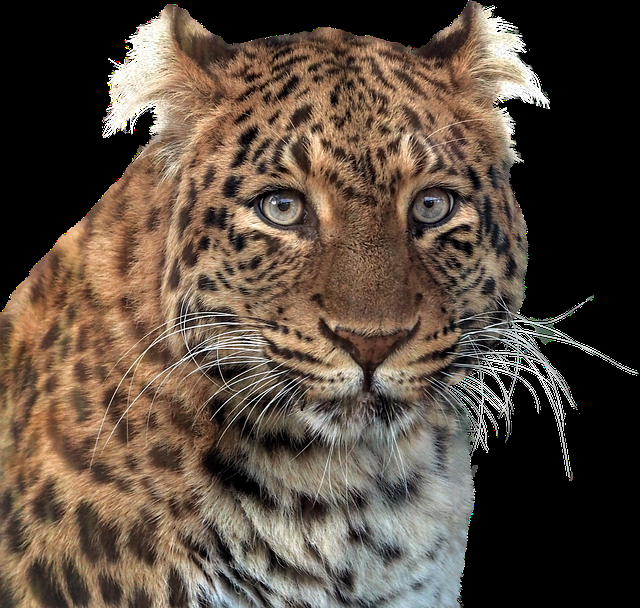
#> input picture Fundamentals of Computer Vision & Image Processing in Python/week1_python/data/images/panther.png, 640 x 608 px
$ jupyter execute 11_Images_with_Alpha_Channel.ipynb   (shell and % lines are left out)
#> lines starting #> are read from the running program, lines starting #| are printed output that depends on the picture
# <font style="color:rgb(50,120,229)">Images with Alpha Channel</font>

In images with an alpha channel, each pixel not only has a color value, but also has a numerical transparency value ( between 0 to 255) that defines what will happen when the pixel is placed over another pixel.

There are 4 channels, i.e. 3 color channels and 1 alpha channel which indicates the transparency.

[cell 1]
# Import libraries
import cv2
import numpy as np
from dataPath import DATA_PATH
import matplotlib.pyplot as plt

[cell 2]
import matplotlib
matplotlib.rcParams['figure.figsize'] = (6.0, 6.0)
matplotlib.rcParams['image.cmap'] = 'gray'

[cell 3]
# Path of the PNG image to be loaded
imagePath = DATA_PATH + "/images/panther.png"

# Read the image
# Note that we are passing flag = -1 while reading the image ( it will read the image as is)
imgPNG = cv2.imread(imagePath,-1)
#> imgPNG is the input picture: shape (608, 640, 4); mean B, G, R, A 62.9, 74.9, 89.2, 167.5
print("image Dimension ={}".format(imgPNG.shape))
#| image Dimension =(608, 640, 4)
#First 3 channels will be combined to form BGR image
#Mask is the alpha channel of the original image
imgBGR = imgPNG[:,:,0:3]
imgMask = imgPNG[:,:,3]
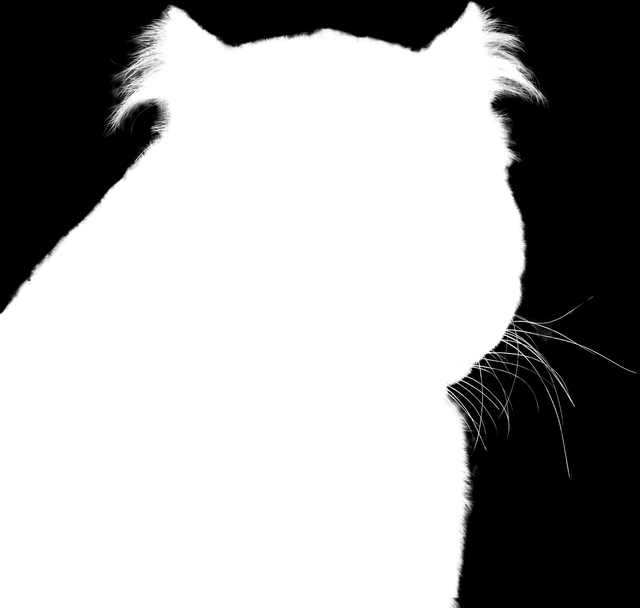
#> imgMask: shape (608, 640); min 0, max 255, mean 167.5
plt.figure(figsize=[15,15])
plt.subplot(121);plt.imshow(imgBGR[:,:,::-1]);plt.title('Color channels');
plt.subplot(122);plt.imshow(imgMask,cmap='gray');plt.title('Alpha channel');
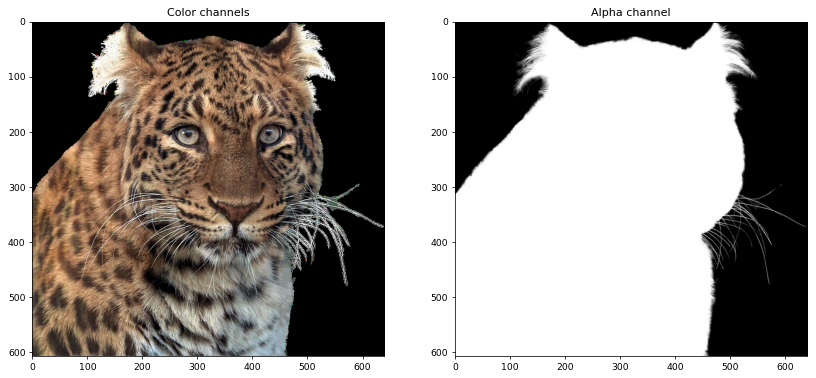
#> figure drawn by matplotlib, 2 panels

$ run again, with Fundamentals of Computer Vision & Image Processing in Python/week1_python/data/images/boy_with_axes.png copied over Fundamentals of Computer Vision & Image Processing in Python/week1_python/data/images/panther.png
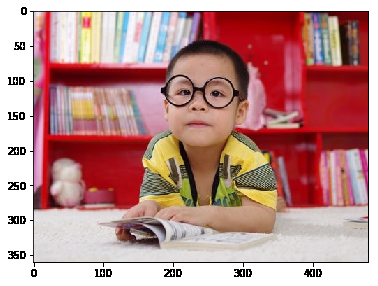
#> input picture Fundamentals of Computer Vision & Image Processing in Python/week1_python/data/images/boy_with_axes.png, 378 x 286 px
#> imgPNG is the input picture: shape (286, 378, 4); mean B, G, R, A 139.2, 142, 187.5, 200.8
#| image Dimension =(286, 378, 4)
#> `imgMask = imgPNG[:,:,3]`:
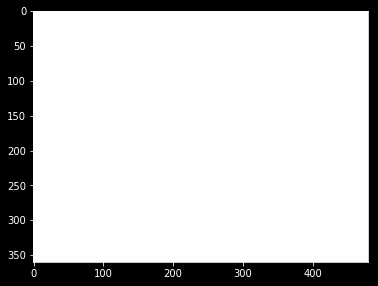
#> imgMask: shape (286, 378); min 0, max 255, mean 200.8
#> `[cell 3] # Path of the PNG image to be loaded imagePath = DATA_PATH + ..`:
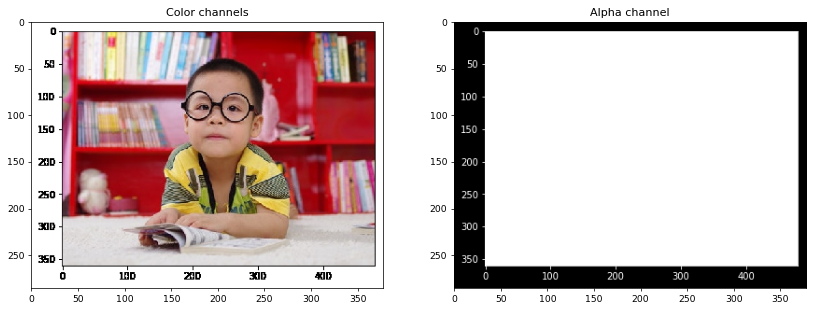
#> figure drawn by matplotlib, 2 panels
